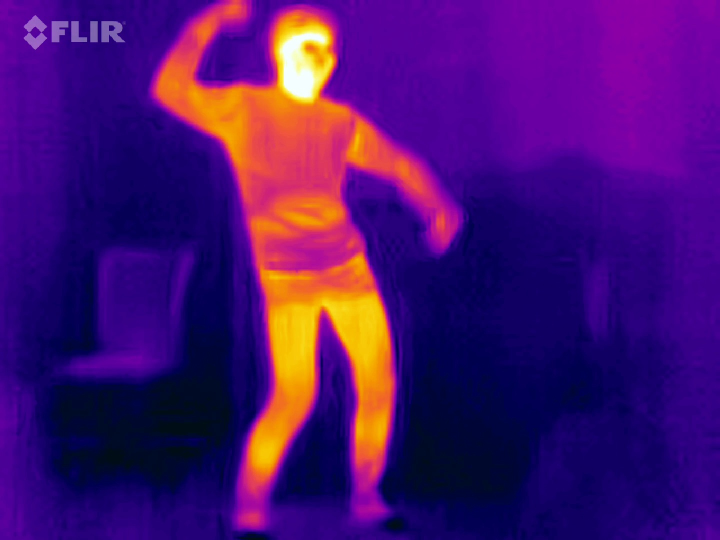
#> input picture PThermalALL/0133.jpg, 1440 x 1080 px, given in place of 0000.jpg, which was not available (shown at 1/2 size)
$ python image2csv.py
#> lines starting #> are read from the running program, lines starting #| are printed output that depends on the picture; pictures that were not available may be replaced by others from this repository, and a replacement may not be noted
import cv2
import numpy as np
import csv

with open("image.csv", "a") as f:
    f.write("Image\n")
# 30x30 nomal

for i in range(7616):
    print((i/7616)*100,i)
    cnt = 0
    img = cv2.imread("PThermalALL/"+str(i).rjust(4, '0')+".jpg")
#> img is the input picture: shape (1080, 1440, 3); mean B, G, R 111.6, 16.4, 73.5
    img = cv2.cvtColor(img, cv2.COLOR_BGR2GRAY)
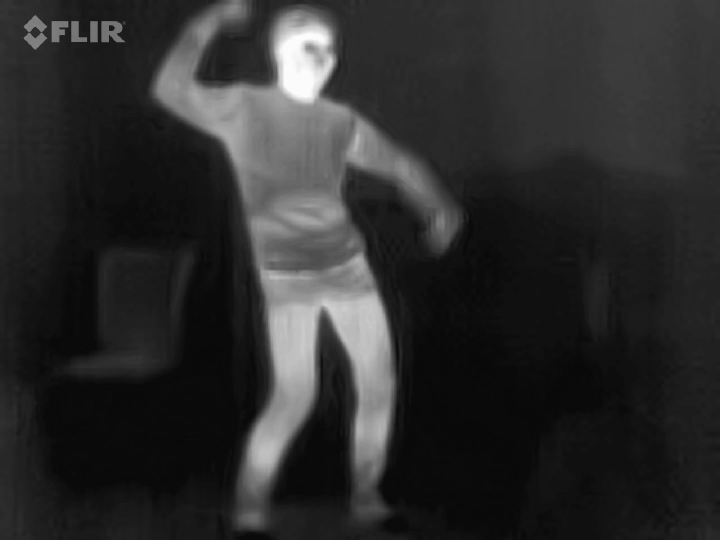
#> img: shape (1080, 1440) (shown at 1/2 size); min 8, max 254, mean 44.3
    clahe = cv2.createCLAHE(clipLimit=2.0, tileGridSize=(8,8))
    img = clahe.apply(img)
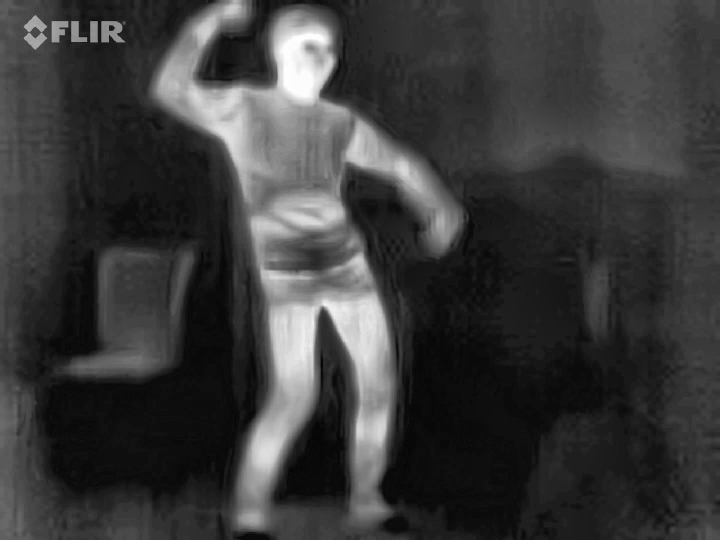
#> img: shape (1080, 1440) (shown at 1/2 size); min 3, max 255, mean 58.4
    img = cv2.resize(img, dsize=(30, 30))
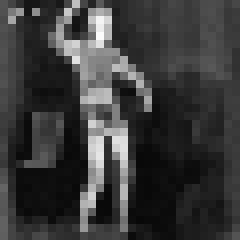
#> img: shape (30, 30) (shown 8 times larger); min 8, max 252, mean 58.1
    img = cv2.copyMakeBorder(img, 33, 33, 33, 33, cv2.BORDER_CONSTANT, 0)
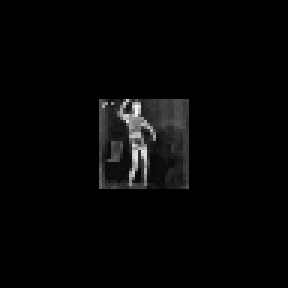
#> img: shape (96, 96) (shown 3 times larger); min 0, max 252, mean 5.7
    data = img.reshape(-1)
#> data = 9216 values, max 252 at index 3597, min 0 at index 0, mean 5.67
    data = data.astype(np.uint8)
    with open("image.csv", "a") as f:
        f.write(" ".join(map(str, data)))


    with open("image.csv", "a") as f:
        f.write("\n")
#> pass 2 of the loop `for i in range(7616):`:
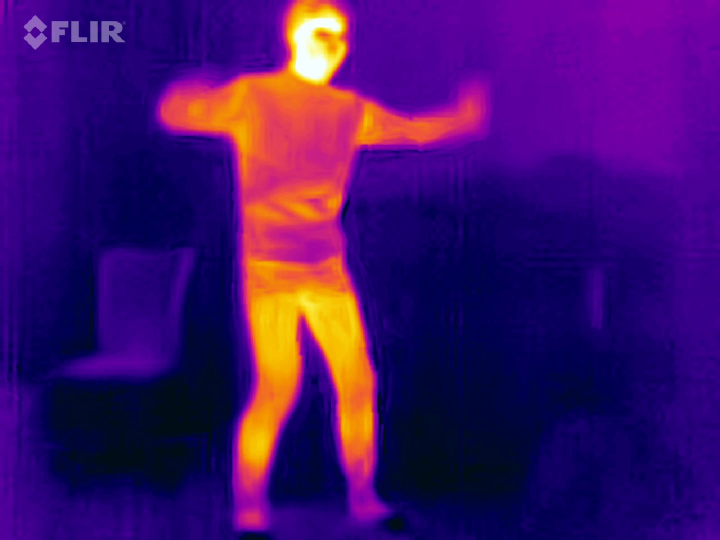
#> input picture PThermalALL/0134.jpg, 1440 x 1080 px, given in place of 0001.jpg, which was not available (shown at 1/2 size)
#> img is the input picture: shape (1080, 1440, 3); mean B, G, R 106.1, 15.7, 65.8
#> `img = clahe.apply(img)`:
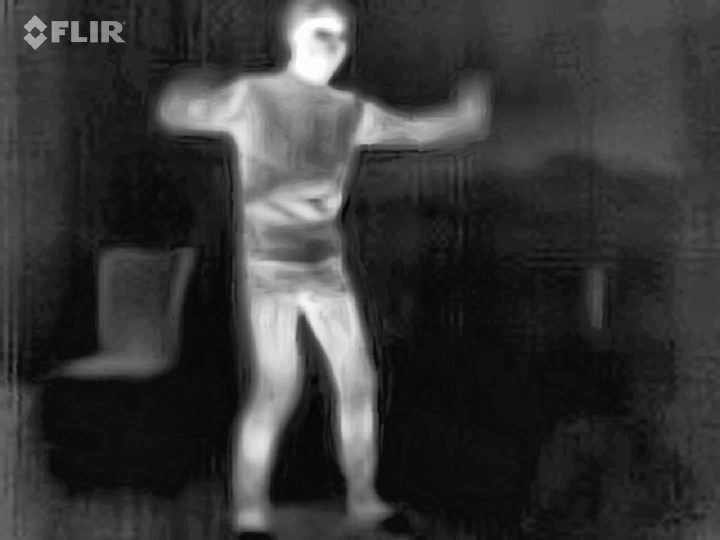
#> img: shape (1080, 1440) (shown at 1/2 size); min 3, max 255, mean 54.7
#> `img = cv2.copyMakeBorder(img, 33, 33, 33, 33, cv2.BORDER_CONSTANT, 0)`:
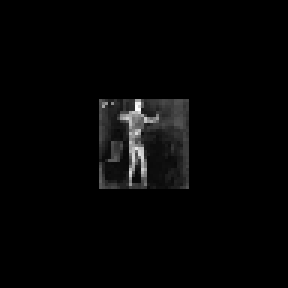
#> img: shape (96, 96) (shown 3 times larger); min 0, max 253, mean 5.3
#> data = 9216 values, max 253 at index 3501, min 0 at index 0, mean 5.34
#> (the run stopped early here; a loop or call above may not have finished)
